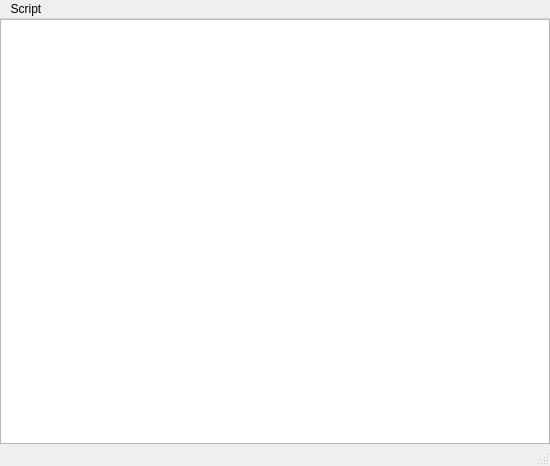
<ui version="4.0" >
 <author></author>
 <comment></comment>
 <exportmacro></exportmacro>
 <class>MainWindow</class>
 <widget class="QMainWindow" name="MainWindow" >
  <property name="geometry" >
   <rect>
    <x>0</x>
    <y>0</y>
    <width>550</width>
    <height>466</height>
   </rect>
  </property>
  <property name="windowTitle" >
   <string>MainWindow</string>
  </property>
  <widget class="QWidget" name="centralwidget" >
   <layout class="QHBoxLayout" >
    <property name="margin" >
     <number>0</number>
    </property>
    <property name="spacing" >
     <number>6</number>
    </property>
    <item>
     <widget class="ConsoleTextEdit" name="text" />
    </item>
   </layout>
  </widget>
  <widget class="QMenuBar" name="menubar" >
   <property name="geometry" >
    <rect>
     <x>0</x>
     <y>0</y>
     <width>550</width>
     <height>31</height>
    </rect>
   </property>
   <widget class="QMenu" name="menuScript" >
    <property name="title" >
     <string>Script</string>
    </property>
   </widget>
   <addaction name="menuScript" />
  </widget>
  <widget class="QStatusBar" name="statusbar" >
   <property name="geometry" >
    <rect>
     <x>0</x>
     <y>442</y>
     <width>550</width>
     <height>24</height>
    </rect>
   </property>
  </widget>
 </widget>
 <pixmapfunction></pixmapfunction>
 <customwidgets>
  <customwidget>
   <class>ConsoleTextEdit</class>
   <extends>QTextEdit</extends>
   <header>grafity.ui.console</header>
   <container>0</container>
   <pixmap></pixmap>
  </customwidget>
 </customwidgets>
 <resources/>
 <connections/>
</ui>
